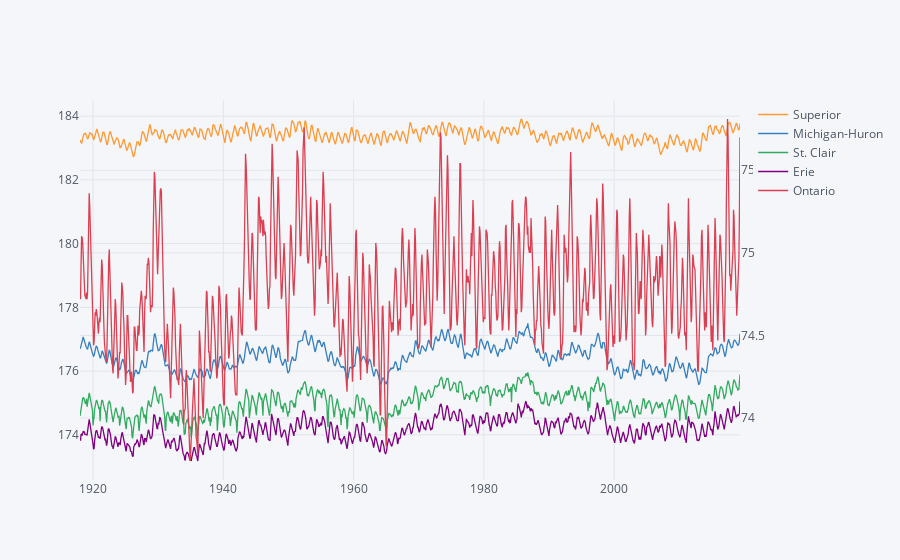

Notebook code for this chart:
### Markdown cell above
Add a separate Y-Axis for *Ontario*, since it differs so much from the others

### Code cell
data.iplot(secondary_y=["Ontario"])

### Figure 1 — Plotly figure (JSON) as saved in the notebook; plotly's stock layout.template omitted (floating-point values rounded to 4 significant figures; data arrays with more than 128 entries replaced by an {"elided": "..."} marker saying what was removed)
{"data": [{"line": {"color": "rgba(255, 153, 51, 1.0)", "dash": "solid", "shape": "linear", "width": 1.3}, "mode": "lines", "name": "Superior", "text": "", "type": "scatter", "uid": "177c1d3e-db18-4dd7-bd34-dcdbf6492763", "x": {"elided": "1217 str values"}, "y": {"elided": "1217 float values"}}, {"line": {"color": "rgba(55, 128, 191, 1.0)", "dash": "solid", "shape": "linear", "width": 1.3}, "mode": "lines", "name": "Michigan-Huron", "text": "", "type": "scatter", "uid": "a53dff77-abc9-4322-8997-6c08120687a9", "x": {"elided": "1217 str values"}, "y": {"elided": "1217 float values"}}, {"line": {"color": "rgba(50, 171, 96, 1.0)", "dash": "solid", "shape": "linear", "width": 1.3}, "mode": "lines", "name": "St. Clair", "text": "", "type": "scatter", "uid": "a919d9db-63a7-41c9-afa8-9a2da95e089c", "x": {"elided": "1217 str values"}, "y": {"elided": "1217 float values"}}, {"line": {"color": "rgba(128, 0, 128, 1.0)", "dash": "solid", "shape": "linear", "width": 1.3}, "mode": "lines", "name": "Erie", "text": "", "type": "scatter", "uid": "851b214a-bf22-4bb8-9bad-50252a2da66e", "x": {"elided": "1217 str values"}, "y": {"elided": "1217 float values"}}, {"line": {"color": "rgba(219, 64, 82, 1.0)", "dash": "solid", "shape": "linear", "width": 1.3}, "mode": "lines", "name": "Ontario", "text": "", "type": "scatter", "uid": "d9f3257b-997e-4478-bc32-c49208a1a044", "x": {"elided": "1217 str values"}, "xaxis": "x", "y": {"elided": "1217 float values"}, "yaxis": "y2"}], "layout": {"autosize": true, "legend": {"bgcolor": "#F5F6F9", "font": {"color": "#4D5663"}}, "paper_bgcolor": "#F5F6F9", "plot_bgcolor": "#F5F6F9", "title": {"font": {"color": "#4D5663"}}, "xaxis": {"autorange": true, "gridcolor": "#E1E5ED", "range": ["1918-01-01", "2019-05-01"], "showgrid": true, "tickfont": {"color": "#4D5663"}, "title": {"font": {"color": "#4D5663"}, "text": ""}, "type": "date", "zerolinecolor": "#E1E5ED"}, "yaxis": {"autorange": true, "gridcolor": "#E1E5ED", "range": [172.6, 184.5], "showgrid": true, "tickfont": {"color": "#4D5663"}, "title": {"font": {"color": "#4D5663"}, "text": ""}, "type": "linear", "zerolinecolor": "#E1E5ED"}, "yaxis2": {"anchor": "x", "autorange": true, "gridcolor": "#E1E5ED", "overlaying": "y", "range": [73.62, 75.92], "showgrid": true, "side": "right", "tickfont": {"color": "#4D5663"}, "title": {"text": ""}, "type": "linear", "zerolinecolor": "#E1E5ED"}}}
